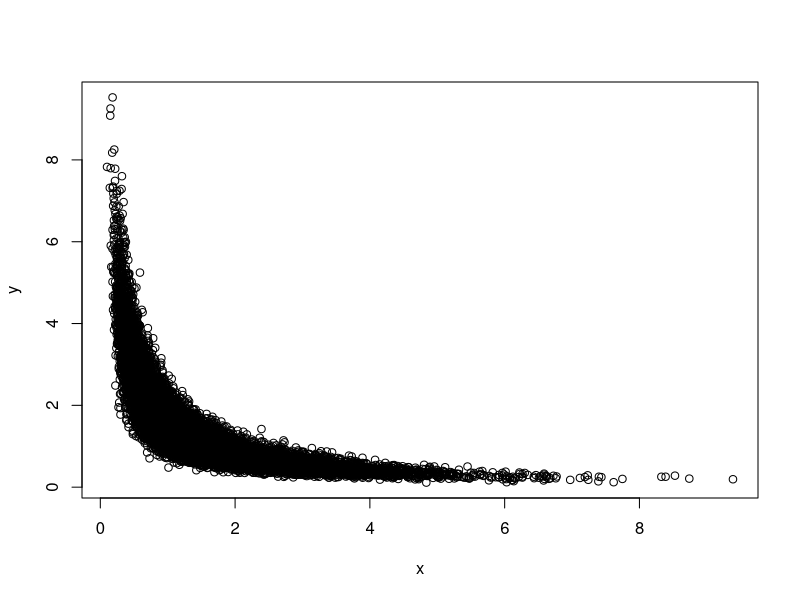
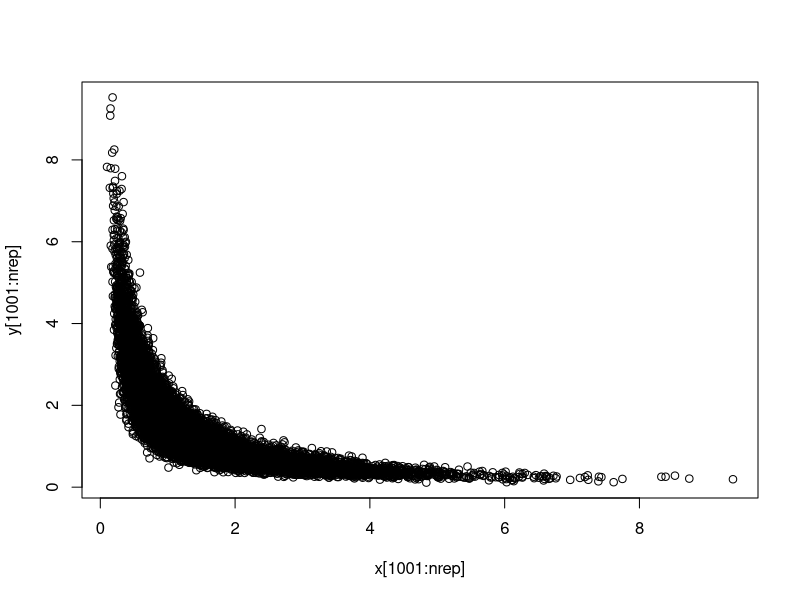

Recreate these plots in R, in order.
#how many replications we want
nrep <-20000
#If we graph the target density we will notice the variance is about 5 or so.
stdev <- 0.15
#this gives me empty vectors of size nrep
x <- rep(NA, nrep)
y <- rep(NA, nrep)

#start point (we should pick it within the range)
x[1] <- 1
y[1] <- 1

x_vals <- c(0.0041,1.077,0.2393,0.0556,.5093,0.1252,0.5179,0.4699,1.1619,0.9864,1.025,1.8864,1.0819,0.0196,0.5420,0.0090,1.1341,0.3209,1.2337,0.4501)
for(i in 1:(nrep - 1)){
  #Pick my new point from a normal distribution centered at the old x
  # the number 1 indicates we want one point
  x[i+1] <- rgamma(1,shape=21,scale=1/(1+y[i]*sum(x_vals)))
  y[i+1] <- rgamma(1,shape=21,scale=1/(1+x[i+1]*sum(x_vals)))
}

mean(x[1001:nrep])
var(x[1001:nrep])
mean(y[1001:nrep])
var(y[1001:nrep])

#95% credible interval from resulting data
quantile(x, 0.025)
quantile(x, 0.975)
quantile(y, 0.025)
quantile(y, 0.975)

plot(x,y)
plot(x[1001:nrep],y[1001:nrep])
sum(ifelse(x[1001:nrep]<2 & y[1001:nrep] < 1.5,1,0))/(nrep-1000)
